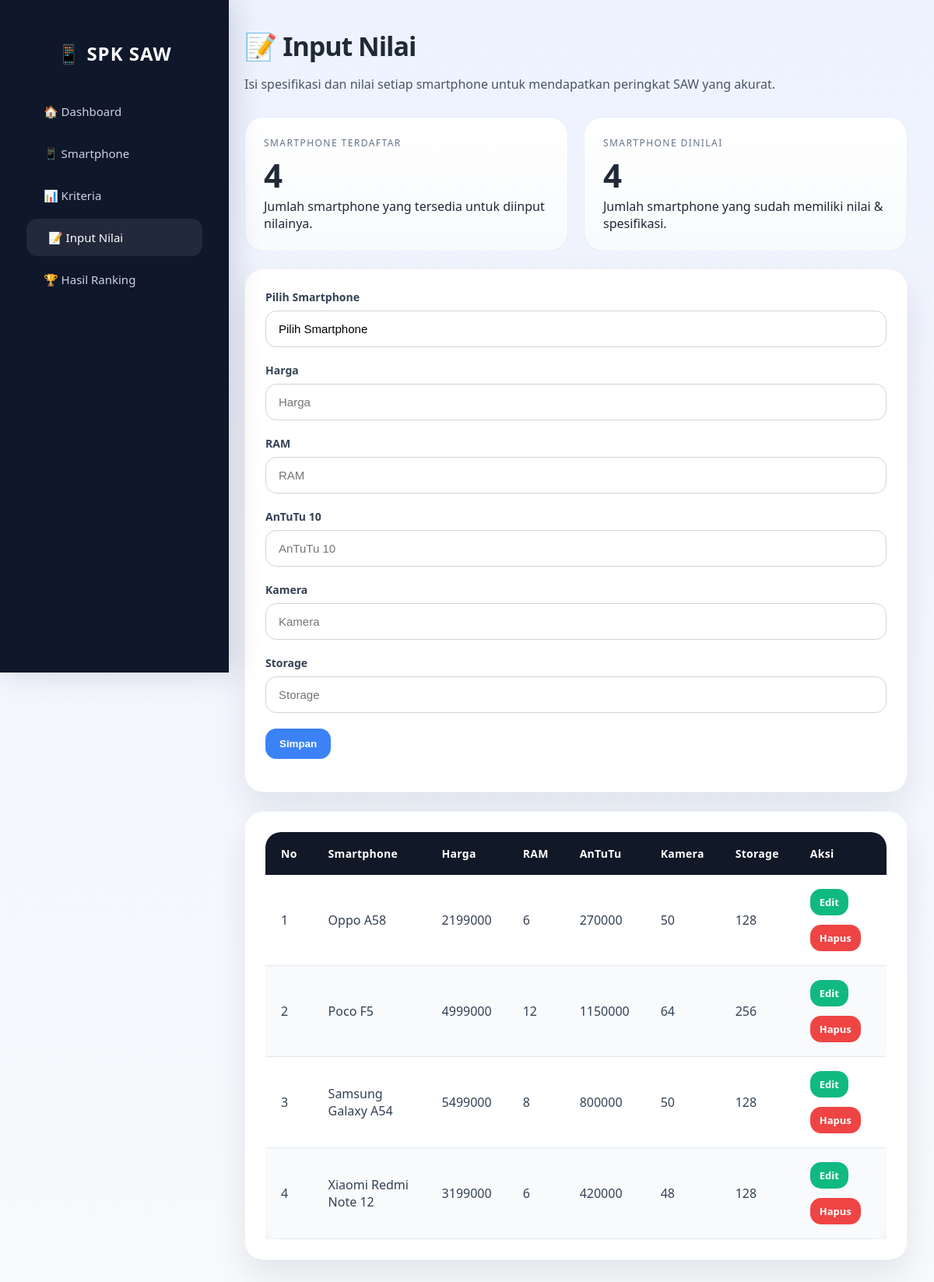
The page /halaman/nilai.php on the database its author committed.
### tables this page shows
CREATE TABLE `spesifikasi` (
  `id` int NOT NULL,
  `id_smartphone` int DEFAULT NULL,
  `harga` int DEFAULT NULL,
  `ram` int DEFAULT NULL,
  `benchmark_antutu` int DEFAULT NULL,
  `kamera` int DEFAULT NULL,
  `storage` int DEFAULT NULL
);

CREATE TABLE `smartphone` (
  `id` int NOT NULL,
  `nama_smartphone` varchar(100) DEFAULT NULL
);

### halaman/nilai.php (the view, shortened to what this page needs)
<?php
require_once __DIR__ . '/../config/koneksi.php';
$editing = false;
$editSmartphone = null;
$inputHarga = '';
$inputRam = '';
$inputBenchmark = '';
$inputKamera = '';
$inputStorage = '';
$nilaiList = mysqli_query($conn, "SELECT s.id, s.nama_smartphone, sp.harga, sp.ram, sp.benchmark_antutu, sp.kamera, sp.storage
    FROM smartphone s
    INNER JOIN spesifikasi sp ON s.id = sp.id_smartphone
    ORDER BY s.nama_smartphone ASC");
$nilaiStats = mysqli_fetch_assoc(mysqli_query($conn, "SELECT COUNT(DISTINCT id_smartphone) as total FROM spesifikasi"));
$smartphoneStats = mysqli_fetch_assoc(mysqli_query($conn, "SELECT COUNT(*) as total FROM smartphone"));
Require_once __DIR__ . '/../layout/sidebar.php';
?>
<div class="content">
    <div class="page-header">
        <div>
            <h2>📝 Input Nilai</h2>
            <p class="subtitle">Isi spesifikasi dan nilai setiap smartphone untuk mendapatkan peringkat SAW yang akurat.</p>
        </div>
    </div>
    <div class="card-grid">
        <div class="stat-card">
            <p class="eyebrow">Smartphone Terdaftar</p>
            <h3><?= $smartphoneStats['total'] ?></h3>
            <p>Jumlah smartphone yang tersedia untuk diinput nilainya.</p>
        </div>
        <div class="stat-card">
            <p class="eyebrow">Smartphone Dinilai</p>
            <h3><?= $nilaiStats['total'] ?></h3>
            <p>Jumlah smartphone yang sudah memiliki nilai & spesifikasi.</p>
        </div>
    </div>
    <div class="card">
        <form method="POST" class="form-box">
            <div class="form-group">
                <label for="smartphone">Pilih Smartphone</label>
                <select id="smartphone" class="input-field" name="smartphone" required <?= $editing ? 'disabled' : '' ?> >
                    <option value="">Pilih Smartphone</option>
                </select>
            </div>
            <div class="form-group">
                <label for="harga">Harga</label>
                <input id="harga" class="input-field" type="number" name="harga" placeholder="Harga" value="<?= htmlspecialchars($inputHarga, ENT_QUOTES, 'UTF-8') ?>" required>
            </div>
            <div class="form-group">
                <label for="ram">RAM</label>
                <input id="ram" class="input-field" type="number" name="ram" placeholder="RAM" value="<?= htmlspecialchars($inputRam, ENT_QUOTES, 'UTF-8') ?>" required>
            </div>
            <div class="form-group">
                <label for="benchmark_antutu">AnTuTu 10</label>
                <input id="benchmark_antutu" class="input-field" type="number" name="benchmark_antutu" placeholder="AnTuTu 10" value="<?= htmlspecialchars($inputBenchmark, ENT_QUOTES, 'UTF-8') ?>" required>
            </div>
            <div class="form-group">
                <label for="kamera">Kamera</label>
                <input id="kamera" class="input-field" type="number" name="kamera" placeholder="Kamera" value="<?= htmlspecialchars($inputKamera, ENT_QUOTES, 'UTF-8') ?>" required>
            </div>
            <div class="form-group">
                <label for="storage">Storage</label>
                <input id="storage" class="input-field" type="number" name="storage" placeholder="Storage" value="<?= htmlspecialchars($inputStorage, ENT_QUOTES, 'UTF-8') ?>" required>
            </div>
            <div class="action-buttons">
                <?php if ($editing && $editSmartphone): ?>
                    <input type="hidden" name="id" value="<?= $editSmartphone['id_smartphone'] ?>">
                    <button class="btn btn-primary" type="submit" name="update">Perbarui</button>
                    <a href="nilai.php" class="btn btn-dark">Batal</a>
                <?php else: ?>
                    <button class="btn btn-primary" type="submit" name="simpan">Simpan</button>
                <?php endif; ?>
            </div>
        </form>
    </div>
    <div class="card">
        <div class="table-responsive">
            <?php if (!$nilaiList || mysqli_num_rows($nilaiList) === 0): ?>
                <p class="no-data">Belum ada data nilai smartphone. Input data terlebih dahulu.</p>
            <?php else: ?>
                <table>
                    <thead>
                        <tr>
                            <th>No</th>
                            <th>Smartphone</th>
                            <th>Harga</th>
                            <th>RAM</th>
                            <th>AnTuTu</th>
                            <th>Kamera</th>
                            <th>Storage</th>
                            <th>Aksi</th>
                        </tr>
                    </thead>
                    <tbody>
                        <?php $no = 1; while ($row = mysqli_fetch_assoc($nilaiList)) : ?>
                            <tr>
                                <td><?= $no++ ?></td>
                                <td><?= htmlspecialchars($row['nama_smartphone'], ENT_QUOTES, 'UTF-8') ?></td>
                                <td><?= htmlspecialchars($row['harga'], ENT_QUOTES, 'UTF-8') ?></td>
                                <td><?= htmlspecialchars($row['ram'], ENT_QUOTES, 'UTF-8') ?></td>
                                <td><?= htmlspecialchars($row['benchmark_antutu'], ENT_QUOTES, 'UTF-8') ?></td>
                                <td><?= htmlspecialchars($row['kamera'], ENT_QUOTES, 'UTF-8') ?></td>
                                <td><?= htmlspecialchars($row['storage'], ENT_QUOTES, 'UTF-8') ?></td>
                                <td>
                                    <div class="action-buttons">
                                        <a href="nilai.php?edit=<?= $row['id'] ?>" class="btn btn-success btn-sm">Edit</a>
                                        <a href="nilai.php?delete=<?= $row['id'] ?>" class="btn btn-danger btn-sm" onclick="return confirm('Hapus nilai untuk <?= htmlspecialchars($row['nama_smartphone'], ENT_QUOTES, 'UTF-8') ?>?');">Hapus</a>
                                    </div>
                                </td>
                            </tr>
                        <?php endwhile; ?>
                    </tbody>
                </table>
            <?php endif; ?>
        </div>
    </div>
</div>

### layout/sidebar.php (style rules this page uses)
.content { margin-left: 280px; padding: 36px 34px 60px; min-height: 100vh; }
.page-header { display: flex; justify-content: space-between; align-items: flex-start; gap: 20px; margin-bottom: 28px; flex-wrap: wrap; }
.page-header h2 { margin: 0; font-size: 34px; letter-spacing: -0.03em; }
.subtitle { margin: 12px 0 0; color: #475569; max-width: 720px; line-height: 1.75; }
.card { background: white; padding: 26px; border-radius: 24px; box-shadow: 0 20px 44px rgba(15, 23, 42, 0.09); margin-bottom: 24px; border: 1px solid rgba(15, 23, 42, 0.05); }
.card-grid { display: grid; grid-template-columns: repeat(auto-fit, minmax(230px, 1fr)); gap: 20px; margin-bottom: 22px; }
.stat-card { padding: 24px; border-radius: 24px; background: linear-gradient(180deg, #ffffff, #f8fafc); border: 1px solid rgba(59, 130, 246, 0.12); }
.stat-card h3 { font-size: 42px; line-height: 1; margin: 12px 0 8px; }
.stat-card p { margin: 0; }
.eyebrow { margin: 0 0 10px; text-transform: uppercase; letter-spacing: 0.12em; font-size: 12px; color: #64748b; }
.form-box { display: grid; gap: 20px; }
.form-group { display: grid; gap: 8px; }
.form-group label { font-size: 14px; font-weight: 700; color: #334155; }
.input-field, select { width: 100%; padding: 14px 16px; border-radius: 14px; border: 1px solid #d1d5db; font-size: 15px; background: white; transition: border-color 0.2s, box-shadow 0.2s; }
select { appearance: none; }
.btn { padding: 12px 18px; border: none; border-radius: 14px; cursor: pointer; text-decoration: none; display: inline-flex; align-items: center; justify-content: center; font-weight: 700; transition: transform 0.15s ease, box-shadow 0.15s ease, background 0.15s ease; }
.btn-sm { padding: 8px 12px; font-size: 13px; }
.action-buttons { display: flex; flex-wrap: wrap; gap: 12px; justify-content: flex-start; }
.btn-primary { background: #3b82f6; color: white; }
.btn-success { background: #10b981; color: white; }
.btn-danger { background: #ef4444; color: white; }
.table-responsive { overflow-x: auto; }
table { width: 100%; min-width: 560px; border-collapse: collapse; border-radius: 20px; overflow: hidden; box-shadow: 0 20px 40px rgba(15, 23, 42, 0.08); }
th, td { padding: 18px 20px; text-align: left; }
th { background: #111827; color: white; font-size: 14px; letter-spacing: 0.02em; }
td { background: white; color: #334155; border-bottom: 1px solid #e2e8f0; }
tbody tr:nth-child(even) td { background: #f8fafc; }

### rows shown on the page
spesifikasi: id_smartphone.nama_smartphone "Oppo A58", harga "2199000", ram "6", benchmark_antutu "270000", kamera "50", storage "128"
spesifikasi: id_smartphone.nama_smartphone "Poco F5", harga "4999000", ram "12", benchmark_antutu "1150000", kamera "64", storage "256"
spesifikasi: id_smartphone.nama_smartphone "Samsung Galaxy A54", harga "5499000", ram "8", benchmark_antutu "800000", kamera "50", storage "128"
spesifikasi: id_smartphone.nama_smartphone "Xiaomi Redmi Note 12", harga "3199000", ram "6", benchmark_antutu "420000", kamera "48", storage "128"

### other values the page prints
$smartphoneStats['total'] "4"
$nilaiStats['total'] "4"
